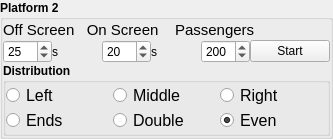
             <widget class="QGroupBox" name="groupBox_6">
              <property name="font">
               <font>
                <weight>75</weight>
                <bold>true</bold>
               </font>
              </property>
              <property name="title">
               <string>Platform 2</string>
              </property>
              <layout class="QVBoxLayout" name="verticalLayout_15">
               <property name="spacing">
                <number>0</number>
               </property>
               <property name="leftMargin">
                <number>0</number>
               </property>
               <property name="topMargin">
                <number>0</number>
               </property>
               <property name="rightMargin">
                <number>0</number>
               </property>
               <property name="bottomMargin">
                <number>0</number>
               </property>
               <item>
                <layout class="QHBoxLayout" name="horizontalLayout_10">
                 <property name="spacing">
                  <number>0</number>
                 </property>
                 <item>
                  <widget class="QLabel" name="label_33">
                   <property name="font">
                    <font>
                     <pointsize>11</pointsize>
                     <weight>50</weight>
                     <bold>false</bold>
                    </font>
                   </property>
                   <property name="text">
                    <string>Off Screen   On Screen    Passengers</string>
                   </property>
                  </widget>
                 </item>
                 <item>
                  <spacer name="horizontalSpacer_7">
                   <property name="orientation">
                    <enum>Qt::Horizontal</enum>
                   </property>
                   <property name="sizeHint" stdset="0">
                    <size>
                     <width>75</width>
                     <height>20</height>
                    </size>
                   </property>
                  </spacer>
                 </item>
                </layout>
               </item>
               <item>
                <layout class="QHBoxLayout" name="horizontalLayout_8">
                 <property name="spacing">
                  <number>0</number>
                 </property>
                 <item>
                  <widget class="QSpinBox" name="trains_p2_off_spinBox">
                   <property name="font">
                    <font>
                     <weight>50</weight>
                     <bold>false</bold>
                    </font>
                   </property>
                   <property name="maximum">
                    <number>999</number>
                   </property>
                   <property name="value">
                    <number>25</number>
                   </property>
                  </widget>
                 </item>
                 <item>
                  <widget class="QLabel" name="label_38">
                   <property name="font">
                    <font>
                     <weight>50</weight>
                     <bold>false</bold>
                    </font>
                   </property>
                   <property name="text">
                    <string>s</string>
                   </property>
                  </widget>
                 </item>
                 <item>
                  <widget class="QSpinBox" name="trains_p2_on_spinBox">
                   <property name="font">
                    <font>
                     <weight>50</weight>
                     <bold>false</bold>
                    </font>
                   </property>
                   <property name="maximum">
                    <number>999</number>
                   </property>
                   <property name="value">
                    <number>20</number>
                   </property>
                  </widget>
                 </item>
                 <item>
                  <widget class="QLabel" name="label_39">
                   <property name="font">
                    <font>
                     <weight>50</weight>
                     <bold>false</bold>
                    </font>
                   </property>
                   <property name="text">
                    <string>s</string>
                   </property>
                  </widget>
                 </item>
                 <item>
                  <widget class="QSpinBox" name="trains_p2_passengers_spinBox">
                   <property name="font">
                    <font>
                     <weight>50</weight>
                     <bold>false</bold>
                    </font>
                   </property>
                   <property name="maximum">
                    <number>999</number>
                   </property>
                   <property name="value">
                    <number>200</number>
                   </property>
                  </widget>
                 </item>
                 <item>
                  <widget class="QPushButton" name="trains_p2_pushButton">
                   <property name="font">
                    <font>
                     <weight>50</weight>
                     <bold>false</bold>
                    </font>
                   </property>
                   <property name="text">
                    <string>Start</string>
                   </property>
                   <property name="autoDefault">
                    <bool>false</bool>
                   </property>
                  </widget>
                 </item>
                </layout>
               </item>
               <item>
                <widget class="QGroupBox" name="groupBox_2">
                 <property name="title">
                  <string>Distribution</string>
                 </property>
                 <layout class="QVBoxLayout" name="verticalLayout_10">
                  <property name="spacing">
                   <number>0</number>
                  </property>
                  <property name="leftMargin">
                   <number>0</number>
                  </property>
                  <property name="topMargin">
                   <number>0</number>
                  </property>
                  <property name="rightMargin">
                   <number>0</number>
                  </property>
                  <property name="bottomMargin">
                   <number>0</number>
                  </property>
                  <item>
                   <layout class="QGridLayout" name="gridLayout_2" rowstretch="0,0" rowminimumheight="0,0">
                    <property name="bottomMargin">
                     <number>0</number>
                    </property>
                    <item row="0" column="1">
                     <widget class="QRadioButton" name="distribution_p2_middle_radioButton">
                      <property name="font">
                       <font>
                        <pointsize>12</pointsize>
                        <weight>50</weight>
                        <bold>false</bold>
                       </font>
                      </property>
                      <property name="text">
                       <string>Middle</string>
                      </property>
                      <property name="icon">
                       <iconset>
                        <normaloff>:/resources/pics/middle-distribution-icon.png</normaloff>:/resources/pics/middle-distribution-icon.png</iconset>
                      </property>
                      <property name="checked">
                       <bool>false</bool>
                      </property>
                     </widget>
                    </item>
                    <item row="0" column="0">
                     <widget class="QRadioButton" name="distribution_p2_left_radioButton">
                      <property name="font">
                       <font>
                        <pointsize>12</pointsize>
                        <weight>50</weight>
                        <bold>false</bold>
                       </font>
                      </property>
                      <property name="text">
                       <string>Left</string>
                      </property>
                      <property name="icon">
                       <iconset>
                        <normaloff>:/resources/pics/left-distribution-icon.png</normaloff>:/resources/pics/left-distribution-icon.png</iconset>
                      </property>
                     </widget>
                    </item>
                    <item row="0" column="2">
                     <widget class="QRadioButton" name="distribution_p2_right_radioButton">
                      <property name="font">
                       <font>
                        <pointsize>12</pointsize>
                        <weight>50</weight>
                        <bold>false</bold>
                       </font>
                      </property>
                      <property name="text">
                       <string>Right</string>
                      </property>
                      <property name="icon">
                       <iconset>
                        <normaloff>:/resources/pics/right-distribution-icon.png</normaloff>:/resources/pics/right-distribution-icon.png</iconset>
                      </property>
                     </widget>
                    </item>
                    <item row="1" column="0">
                     <widget class="QRadioButton" name="distribution_p2_ends_radioButton">
                      <property name="font">
                       <font>
                        <pointsize>12</pointsize>
                        <weight>50</weight>
                        <bold>false</bold>
                       </font>
                      </property>
                      <property name="text">
                       <string>Ends</string>
                      </property>
                      <property name="icon">
                       <iconset>
                        <normaloff>:/resources/pics/ends-distribution-icon.png</normaloff>:/resources/pics/ends-distribution-icon.png</iconset>
                      </property>
                     </widget>
                    </item>
                    <item row="1" column="1">
                     <widget class="QRadioButton" name="distribution_p2_double_radioButton">
                      <property name="font">
                       <font>
                        <pointsize>12</pointsize>
                        <weight>50</weight>
                        <bold>false</bold>
                       </font>
                      </property>
                      <property name="text">
                       <string>Double</string>
                      </property>
                      <property name="icon">
                       <iconset>
                        <normaloff>:/resources/pics/double-distribution-icon.png</normaloff>:/resources/pics/double-distribution-icon.png</iconset>
                      </property>
                     </widget>
                    </item>
                    <item row="1" column="2">
                     <widget class="QRadioButton" name="distribution_p2_even_radioButton">
                      <property name="font">
                       <font>
                        <pointsize>12</pointsize>
                        <weight>50</weight>
                        <bold>false</bold>
                       </font>
                      </property>
                      <property name="text">
                       <string>Even</string>
                      </property>
                      <property name="icon">
                       <iconset>
                        <normaloff>:/resources/pics/even-distribution-icon.png</normaloff>:/resources/pics/even-distribution-icon.png</iconset>
                      </property>
                      <property name="checked">
                       <bool>true</bool>
                      </property>
                     </widget>
                    </item>
                   </layout>
                  </item>
                 </layout>
                </widget>
               </item>
              </layout>
             </widget>
